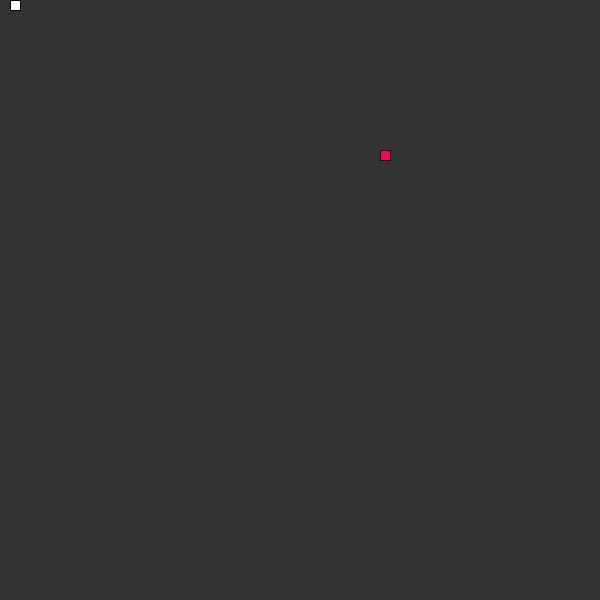
Frame 1 (no input)
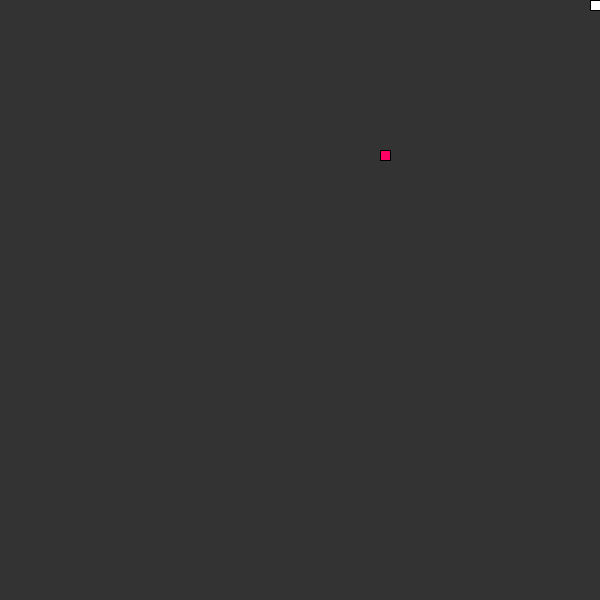
Frame 60 (the mouse pressed at the canvas centre just before this capture)
Frame 120 (the mouse held since frame 60 and released just before this capture): identical to frame 60, image omitted

The Processing sketch that drew these frames (run headless with seeded random() and noise(); from frame 60 on, the mouse is pressed at the canvas centre):

// Processing sketch: main
// ── main.pde
Snake s;
PVector food;
float scl=10;
void setup(){
  size(600,600);
  s = new Snake();
  frameRate(10);
  pickLocation();
 }

void pickLocation(){
  float cols = floor(width/scl);
  float rows = floor(height/scl);
  food = new PVector(floor(random(cols)),floor(random(rows)));
  food.mult(scl);
}

void draw(){
  background(51);
  s.update();
  s.show();
  s.death();
  if (s.eat(food)){
    pickLocation();
    s.addTail();
  }
  
 
  fill(255,0,100);
  rect(food.x,food.y,scl,scl);
}

void keyPressed() {
  if (keyCode == UP){
    s.dir(0,-1);
  }
  if (keyCode == DOWN){
    s.dir(0,1);
  }
  if (keyCode == RIGHT){
    s.dir(1,0);
  }
  if (keyCode == LEFT){
    s.dir(-1,0);
  }
}

// ── Snake.pde
class Snake {
  int x=0;
  int y=0;
  int xSpeed=1;
  int ySpeed=0;
  int total=0;
  ArrayList<PVector> tail = new ArrayList<PVector>();
 
  void dir(int xSpeed_,int ySpeed_){
    xSpeed = xSpeed_;
    ySpeed = ySpeed_;
  }
  
  void death(){
    for (int i=0;i<total;i++){
       PVector pos =  tail.get(i);
       if (dist(x,y,pos.x,pos.y) < 1){
         println("start over");
         total=0;
         tail.clear();
       }
    }
  }
  
  void show(){
     fill(255); 
    for (int i=0;i<total;i++){
        rect(tail.get(i).x,tail.get(i).y,scl,scl);
    }
    fill(255);
    rect(x,y,scl,scl);
  }
  
  boolean eat(PVector food){
    float d = dist(x,y,food.x,food.y);
    return d<1;
  }
  
  void addTail(){
    tail.add(new PVector(x,y));
    total++;
  }
  
  void update(){
    ArrayList<PVector> tailsss = new ArrayList<PVector>();

    if (total == tail.size() && total>0){
      for (int i=0;i<total-1;i++){
        tailsss.add(i,tail.get(i+1));
      }
      tailsss.add(new PVector(x,y));
      tail.clear();
      tail.addAll(tailsss);
    }
    //println(tail);
    
    
    x+=xSpeed*scl;
    y+=ySpeed*scl;
    x = constrain(x,0,width-(int)scl);
    y = constrain(y,0,height-(int)scl);
  }
}
